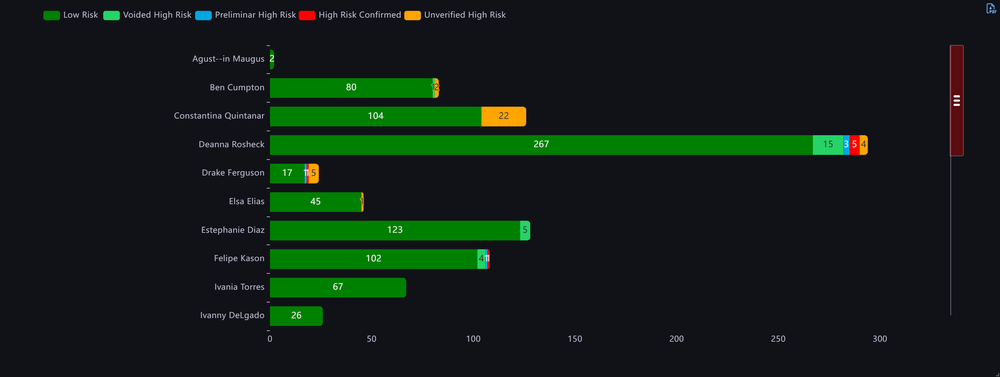
#> input picture clarifAI-e2e-suite/playwright-report-complete/data/76f12f3910e8a4017aec187b6bc94d7d97a31a32.png, 1000 x 377 px, shrunk from 3004 x 1132 before the run
$ python serviceChartProcessor.py
#> lines starting #> are read from the running program, lines starting #| are printed output that depends on the picture
### clarifAI-converter/ChartProcessor.py
import base64
from typing import Dict, List, Tuple
import cv2
import numpy as np

from config import ChartProcessorConfig
from interfaces import LabelExtractor, LegendExtractor, ContourProcessor, JSONFormatter, ValueExtractor

# Main Coordinator
class ChartProcessor:
    def __init__(
        self,
        label_extractor: LabelExtractor,
        legend_extractor: LegendExtractor,
        contour_processor: ContourProcessor,
        value_extractor: ValueExtractor,
        json_formatter: JSONFormatter
    ):
        self.label_extractor = label_extractor
        self.legend_extractor = legend_extractor
        self.contour_processor = contour_processor
        self.value_extractor = value_extractor
        self.json_formatter = json_formatter

    # [55 lines left out: functions __annotate_image, __create_annotated_image, __populate_legend_information, __populate_labels_information, not called in this run]

    def process_image(self, image_bytes: bytes) -> Dict:
        """
        Processo principale per elaborare un'immagine e restituire i risultati in formato JSON.
        """
        image = cv2.imdecode(np.frombuffer(image_bytes, np.uint8), cv2.IMREAD_COLOR)
#> image is the input picture: shape (377, 1000, 3); mean B, G, R 22.6, 30.1, 18.2

        # Step 1: Extract labels
        labels = self.label_extractor.extract_labels(image)

        # Step 2: Get and process contours
        contours = self.contour_processor.get_contours(image)

        # Step 3: Associate labels to contours
        associations = self.contour_processor.associate_labels_to_contours(labels, contours)

        # Step 4: Extract legend
        legend_items = self.legend_extractor.extract_legend(image)

        # Step 5: Extract values
        results = self.value_extractor.extract_values_from_bars(image, associations, legend_items)

        # Step 6: Ensure all labels are present in results
        label_keys = {label['text'] for label in labels}
        result_keys = {result['label'] for result in results}

        # Step 7: Format JSON
        missing_labels = label_keys - result_keys

        for missing_label in missing_labels:
            results.append({
                'label': missing_label,
                'legend_item': None,
                'value': None
            })

        legend_information = self.__populate_legend_information(legend_items)
        labels_informations = self.__populate_labels_information(labels)

        json_results = {
            'data': self.json_formatter.prepare_json(results, 'value'),
            'processed_image': self.__annotate_image(image, labels, contours, legend_items),
            'legend': legend_information,
            'labels': labels_informations,
            'confidence_values': self.json_formatter.prepare_json(results, 'confidence')
        }

        return json_results

### clarifAI-converter/default_extractors.py
import re

from matplotlib import pyplot as plt
from scipy.constants import value

from config import ChartProcessorConfig
from interfaces import LabelExtractor, LegendExtractor, ContourProcessor, ValueExtractor, JSONFormatter
from typing import List, Dict, Tuple
from scipy.spatial import distance

import cv2
import pytesseract
import numpy as np

from utils import CHART_AREA_MARGINS, get_chart_area

# Regex per individuare valori percentuali (interi o decimali, opzionalmente con %)
percentage_regex = r'^-?\d+([.,]\d+)?%$'

# Concrete Implementations
class DefaultLabelExtractor(LabelExtractor):
    def extract_labels(
            self,
            image: np.ndarray,
            lang:str='eng'
    ) -> List[Dict]:
        """
        Extract labels from the left side of the chart.
        Returns list of labels with their positions.
        """
#> called with lang = 'eng'
        height, width = image.shape[:2]
#> height = 377; width = 1000

        top = int(height * CHART_AREA_MARGINS['top'])
#> top = 49
        bottom = int(height * (1 - CHART_AREA_MARGINS['bottom']))
#> bottom = 331

        label_area = image[top:bottom, :int(width * CHART_AREA_MARGINS['left'])]
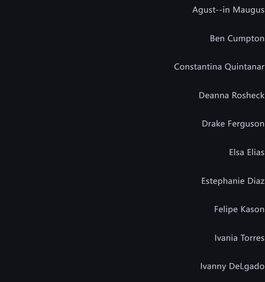
#> label_area: shape (282, 265, 3); mean B, G, R 25.8, 20.5, 19.5

        custom_config = r'--psm 6'
#> (the run stopped early here; a loop or call above may not have finished)

$ run again, with clarifAI-e2e-suite/playwright-report-complete/data/2327f4e6fde2d0860108556c86a04f416bb9b15b.png copied over clarifAI-e2e-suite/playwright-report-complete/data/76f12f3910e8a4017aec187b6bc94d7d97a31a32.png
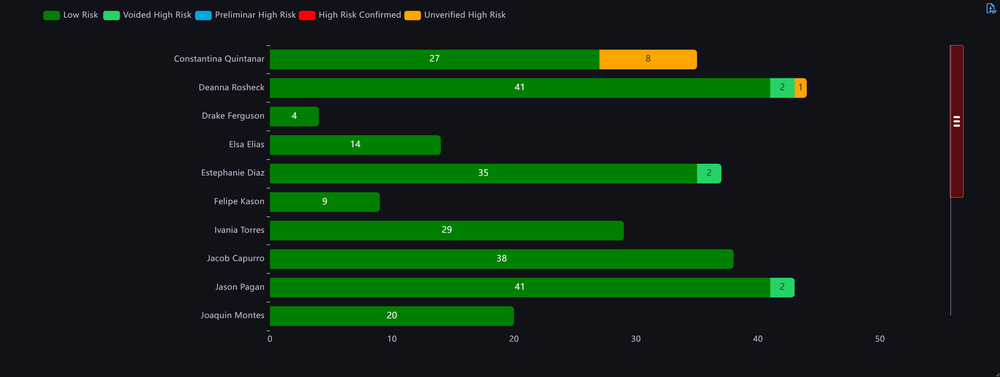
#> input picture clarifAI-e2e-suite/playwright-report-complete/data/2327f4e6fde2d0860108556c86a04f416bb9b15b.png, 1000 x 377 px, shrunk from 3004 x 1132 before the run
#> in process_image, image is the input picture: shape (377, 1000, 3); mean B, G, R 20.7, 38.8, 17.3
#> in extract_labels, `label_area = image[top:bottom, :int(width * CHART_AREA_MARGINS['left'])]`:
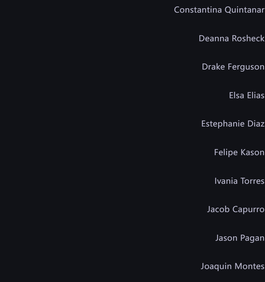
#> label_area: shape (282, 265, 3); mean B, G, R 25.7, 20.4, 19.5
